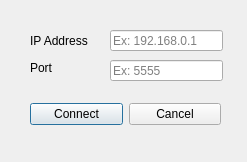
<?xml version="1.0" encoding="UTF-8"?>
<ui version="4.0">
 <class>Dialog</class>
 <widget class="QDialog" name="Dialog">
  <property name="geometry">
   <rect>
    <x>0</x>
    <y>0</y>
    <width>247</width>
    <height>162</height>
   </rect>
  </property>
  <property name="windowTitle">
   <string>Dialog</string>
  </property>
  <widget class="QLabel" name="label">
   <property name="geometry">
    <rect>
     <x>30</x>
     <y>30</y>
     <width>71</width>
     <height>21</height>
    </rect>
   </property>
   <property name="text">
    <string>IP Address</string>
   </property>
  </widget>
  <widget class="QLabel" name="label_2">
   <property name="geometry">
    <rect>
     <x>30</x>
     <y>60</y>
     <width>49</width>
     <height>16</height>
    </rect>
   </property>
   <property name="text">
    <string>Port</string>
   </property>
  </widget>
  <widget class="QLineEdit" name="txtIp">
   <property name="geometry">
    <rect>
     <x>110</x>
     <y>30</y>
     <width>113</width>
     <height>21</height>
    </rect>
   </property>
   <property name="toolTip">
    <string>Enter your mobile IP</string>
   </property>
   <property name="placeholderText">
    <string>Ex: 192.168.0.1</string>
   </property>
  </widget>
  <widget class="QLineEdit" name="txtPort">
   <property name="geometry">
    <rect>
     <x>110</x>
     <y>60</y>
     <width>113</width>
     <height>21</height>
    </rect>
   </property>
   <property name="placeholderText">
    <string>Ex: 5555</string>
   </property>
  </widget>
  <widget class="QWidget" name="layoutWidget">
   <property name="geometry">
    <rect>
     <x>30</x>
     <y>100</y>
     <width>191</width>
     <height>28</height>
    </rect>
   </property>
   <layout class="QHBoxLayout" name="horizontalLayout">
    <item>
     <widget class="QPushButton" name="connectBtn">
      <property name="text">
       <string>Connect</string>
      </property>
     </widget>
    </item>
    <item>
     <widget class="QPushButton" name="cancelBtn">
      <property name="text">
       <string>Cancel</string>
      </property>
     </widget>
    </item>
   </layout>
  </widget>
 </widget>
 <resources/>
 <connections/>
</ui>
